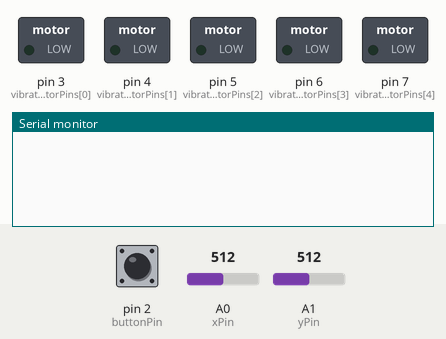
This program was run on a simulated Arduino Nano, built with avr-gcc and run on an emulated ATmega328P. Shown: switched loads named in the program (green lamp = pin HIGH), the last lines printed to the serial monitor. The inputs (shaded band) are chosen by the test bench; at power-on: pin 2 (buttonPin) HIGH, A0 (xPin) = 512, A1 (yPin) = 512.

Above: at 1.8 s.
1.9 s: pin 2 (buttonPin) pulled LOW for 0.6 s
At 2.23 s:
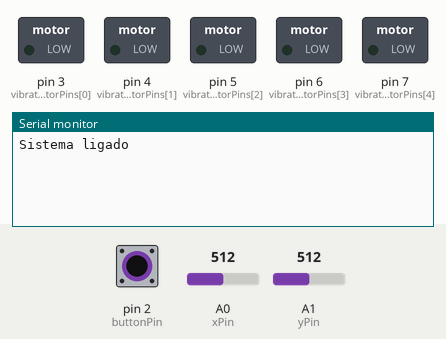
At 3.2 s:
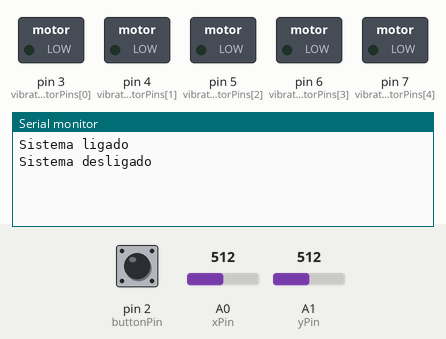

The program:

main.cpp
```cpp
#include <Arduino.h>

// Pinos dos sensores e botão
const int xPin = A0;
const int yPin = A1;
const int buttonPin = 2;

// Pinos PWM para os motores de vibração
const int vibrationMotorPins[] = {3, 4, 5, 6, 7};
const int numMotors = sizeof(vibrationMotorPins) / sizeof(vibrationMotorPins[0]);

// Variáveis do sistema
bool systemOn = false;
unsigned long lastDebounceTime = 0;
unsigned long debounceDelay = 300;
const int tremorThreshold = 500;

// Buffers de suavização
int xBuffer[5] = {0};
int yBuffer[5] = {0};

void setup() {
  Serial.begin(9600);

  // Configura o botão
  pinMode(buttonPin, INPUT_PULLUP);

  // Configura os pinos dos motores de vibração
  for (int i = 0; i < numMotors; i++) {
    pinMode(vibrationMotorPins[i], OUTPUT);
    analogWrite(vibrationMotorPins[i], 0); // Motores começam desligados
  }
}

int readAverage(int pin, int samples = 5, int delayTime = 2) {
  int total = 0;
  for (int i = 0; i < samples; i++) {
    total += analogRead(pin);
    delay(delayTime);
  }
  return total / samples;
}

int smoothMovement(int newValue, int* buffer, int size) {
  int sum = 0;
  for (int i = 0; i < size - 1; i++) {
    buffer[i] = buffer[i + 1];
    sum += buffer[i];
  }
  buffer[size - 1] = newValue;
  sum += newValue;
  return sum / size;
}

void activateMotors(int intensity) {
  for (int i = 0; i < numMotors; i++) {
    analogWrite(vibrationMotorPins[i], intensity);
  }
}

void loop() {
  // Verifica o estado do botão para alternar o sistema
  if (digitalRead(buttonPin) == LOW && (millis() - lastDebounceTime > debounceDelay)) {
    systemOn = !systemOn;
    lastDebounceTime = millis();
    Serial.println(systemOn ? "Sistema ligado" : "Sistema desligado");
  }

  if (systemOn) {
    int xVal = readAverage(xPin);
    int yVal = readAverage(yPin);

    // Suavização dos valores
    int smoothX = smoothMovement(xVal, xBuffer, 5);
    int smoothY = smoothMovement(yVal, yBuffer, 5);

    // Verifica tremores
    int tremorX = abs(smoothX - 512);
    int tremorY = abs(smoothY - 512);

    if (tremorX > tremorThreshold || tremorY > tremorThreshold) {
      // Calcula intensidade dos motores (baseado no maior tremor)
      int intensity = map(max(tremorX, tremorY), tremorThreshold, 512, 100, 255);
      intensity = constrain(intensity, 0, 255);

      activateMotors(intensity);

      Serial.print("Tremor detectado - Intensidade: ");
      Serial.println(intensity);
    } else {
      activateMotors(0); // Desativa motores se não houver tremores
    }

    delay(50);
  } else {
    activateMotors(0); // Garante que os motores estão desligados
    delay(500);
  }
}
```

Measured:
- after the input at 1.9 s, the serial monitor: prints a new line after 0.10 s (image 1)
